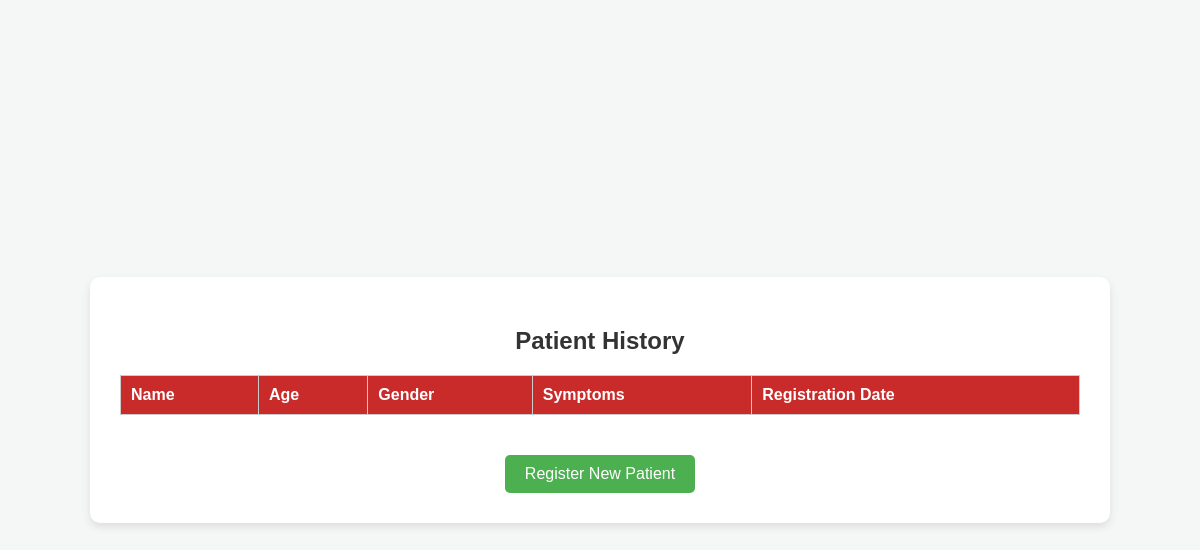
The app's page /users/history/, older data.
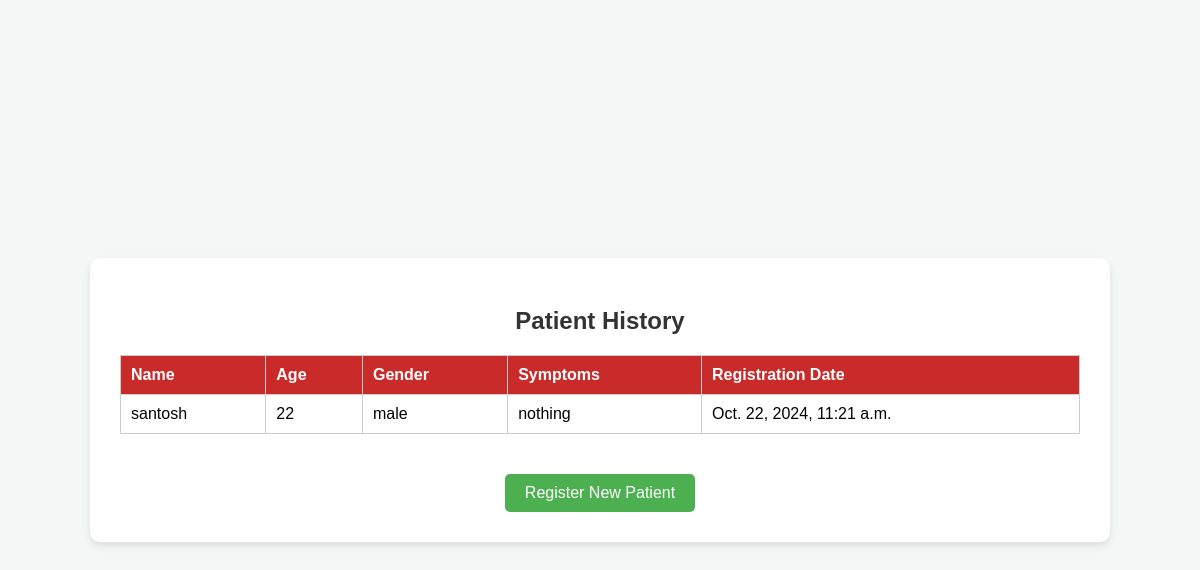
The same page, newer data.
### users/models.py (models this page shows, shortened)
class Patient(models.Model):
    name = models.CharField(max_length=100)
    age = models.IntegerField()
    gender = models.CharField(max_length=10)
    symptoms = models.TextField()
    registration_date = models.DateTimeField(auto_now_add=True)

### users/views.py (the view)
# urls.py: path('history/', views.history, name='history'),
def history(request):
    patients = Patient.objects.all()  # Query to get all registered patients
    return render(request, 'users/history.html', {'patients': patients})

### templates/users/history.html (shortened to what this page needs)
<!DOCTYPE html>
<html lang="en">
<head>
</head>
<body>
    <div class="container">
        <h2>Patient History</h2>
        <table>
            <thead>
                <tr>
                    <th>Name</th>
                    <th>Age</th>
                    <th>Gender</th>
                    <th>Symptoms</th>
                    <th>Registration Date</th>
                </tr>
            </thead>
            <tbody>
                {% for patient in patients %}
                    <tr>
                        <td>{{ patient.name }}</td>
                        <td>{{ patient.age }}</td>
                        <td>{{ patient.gender }}</td>
                        <td>{{ patient.symptoms }}</td>
                        <td>{{ patient.registration_date }}</td>
                    </tr>
                {% endfor %}
            </tbody>
        </table>
        <a href="{% url 'patient_entry' %}">Register New Patient</a>
    </div>
</body>
</html>

### templates/users/history.html (style rules this page uses)
body { font-family: Arial, sans-serif; background-color: #f4f7f6; margin: 0; padding: 0; display: flex; justify-content: center; align-items: center; height: 100vh; text-align: center; }
.container { width: 80%; max-width: 1200px; background-color: #fff; padding: 30px; border-radius: 10px; box-shadow: 0 4px 8px rgba(0, 0, 0, 0.1); }
h2 { margin-bottom: 20px; color: #333; }
table { width: 100%; border-collapse: collapse; margin-bottom: 20px; }
table, th, td { border: 1px solid #ccc; }
th, td { padding: 10px; text-align: left; }
th { background-color: #c92b2b; color: white; }
a { display: inline-block; margin-top: 20px; padding: 10px 20px; background-color: #4CAF50; color: white; text-decoration: none; border-radius: 5px; transition: background-color 0.3s ease; }

Row changes from the older to the newer data that the page shows:
added Patient: name "santosh", age "22", gender "male", symptoms "nothing", registration_date "Oct. 22, 2024, 11:21 a.m."
